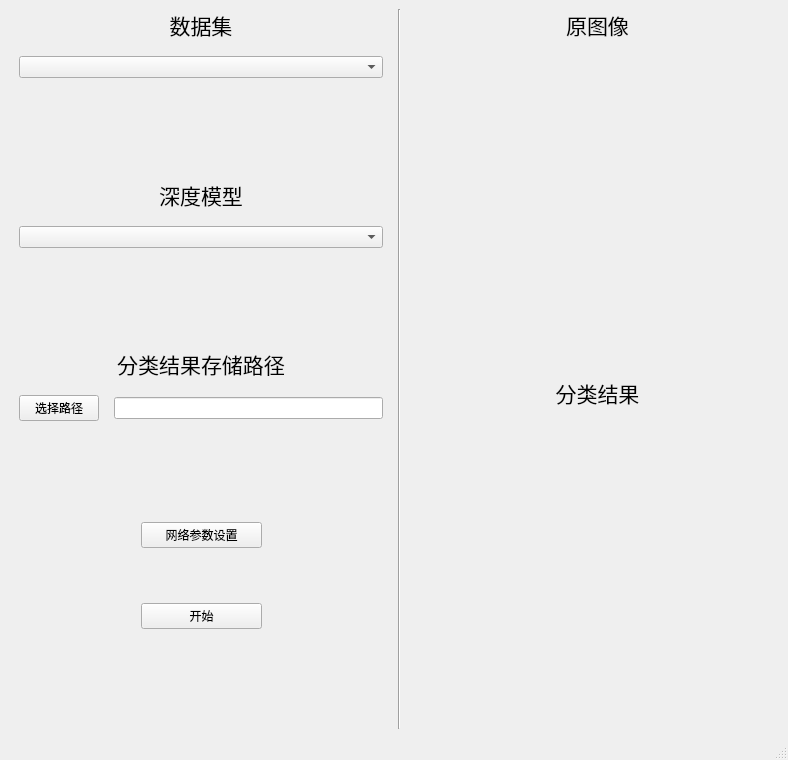
<?xml version="1.0" encoding="UTF-8"?>
<ui version="4.0">
 <class>MainWindow</class>
 <widget class="QMainWindow" name="MainWindow">
  <property name="geometry">
   <rect>
    <x>0</x>
    <y>0</y>
    <width>788</width>
    <height>760</height>
   </rect>
  </property>
  <property name="windowTitle">
   <string>MainWindow</string>
  </property>
  <widget class="QWidget" name="centralwidget">
   <layout class="QGridLayout" name="gridLayout">
    <item row="0" column="0">
     <layout class="QHBoxLayout" name="horizontalLayout_2">
      <property name="spacing">
       <number>15</number>
      </property>
      <property name="leftMargin">
       <number>10</number>
      </property>
      <item>
       <layout class="QVBoxLayout" name="verticalLayout_2">
        <item>
         <layout class="QVBoxLayout" name="verticalLayout">
          <item>
           <widget class="QLabel" name="label">
            <property name="text">
             <string>&lt;html&gt;&lt;head/&gt;&lt;body&gt;&lt;p align=&quot;center&quot;&gt;&lt;span style=&quot; font-size:16pt;&quot;&gt;数据集&lt;/span&gt;&lt;/p&gt;&lt;/body&gt;&lt;/html&gt;</string>
            </property>
           </widget>
          </item>
          <item>
           <widget class="QComboBox" name="comboBox_1">
            <property name="sizePolicy">
             <sizepolicy hsizetype="Preferred" vsizetype="Fixed">
              <horstretch>0</horstretch>
              <verstretch>0</verstretch>
             </sizepolicy>
            </property>
            <property name="maximumSize">
             <size>
              <width>16777215</width>
              <height>30</height>
             </size>
            </property>
            <item>
             <property name="text">
              <string/>
             </property>
            </item>
            <item>
             <property name="text">
              <string>IN</string>
             </property>
            </item>
            <item>
             <property name="text">
              <string>UP</string>
             </property>
            </item>
            <item>
             <property name="text">
              <string>PC</string>
             </property>
            </item>
            <item>
             <property name="text">
              <string>SV</string>
             </property>
            </item>
            <item>
             <property name="text">
              <string>KSC</string>
             </property>
            </item>
            <item>
             <property name="text">
              <string>BS</string>
             </property>
            </item>
           </widget>
          </item>
          <item>
           <spacer name="verticalSpacer_5">
            <property name="orientation">
             <enum>Qt::Vertical</enum>
            </property>
            <property name="sizeHint" stdset="0">
             <size>
              <width>20</width>
              <height>40</height>
             </size>
            </property>
           </spacer>
          </item>
          <item>
           <widget class="QLabel" name="label_2">
            <property name="text">
             <string>&lt;html&gt;&lt;head/&gt;&lt;body&gt;&lt;p align=&quot;center&quot;&gt;&lt;span style=&quot; font-size:16pt;&quot;&gt;深度模型&lt;/span&gt;&lt;/p&gt;&lt;/body&gt;&lt;/html&gt;</string>
            </property>
           </widget>
          </item>
          <item>
           <widget class="QComboBox" name="comboBox_2">
            <property name="maximumSize">
             <size>
              <width>16777215</width>
              <height>30</height>
             </size>
            </property>
            <item>
             <property name="text">
              <string/>
             </property>
            </item>
            <item>
             <property name="text">
              <string>CDCNN</string>
             </property>
            </item>
            <item>
             <property name="text">
              <string>DBDA</string>
             </property>
            </item>
            <item>
             <property name="text">
              <string>DBMA</string>
             </property>
            </item>
            <item>
             <property name="text">
              <string>FDSSC</string>
             </property>
            </item>
            <item>
             <property name="text">
              <string>SSRN</string>
             </property>
            </item>
           </widget>
          </item>
          <item>
           <spacer name="verticalSpacer_4">
            <property name="orientation">
             <enum>Qt::Vertical</enum>
            </property>
            <property name="sizeHint" stdset="0">
             <size>
              <width>20</width>
              <height>40</height>
             </size>
            </property>
           </spacer>
          </item>
          <item>
           <widget class="QLabel" name="label_3">
            <property name="text">
             <string>&lt;html&gt;&lt;head/&gt;&lt;body&gt;&lt;p align=&quot;center&quot;&gt;&lt;span style=&quot; font-size:16pt;&quot;&gt;分类结果存储路径&lt;/span&gt;&lt;/p&gt;&lt;/body&gt;&lt;/html&gt;</string>
            </property>
           </widget>
          </item>
          <item>
           <layout class="QHBoxLayout" name="horizontalLayout_3">
            <item>
             <widget class="QPushButton" name="pushButton">
              <property name="text">
               <string>选择路径</string>
              </property>
             </widget>
            </item>
            <item>
             <widget class="QLineEdit" name="lineEdit"/>
            </item>
           </layout>
          </item>
          <item>
           <spacer name="verticalSpacer_3">
            <property name="orientation">
             <enum>Qt::Vertical</enum>
            </property>
            <property name="sizeHint" stdset="0">
             <size>
              <width>20</width>
              <height>40</height>
             </size>
            </property>
           </spacer>
          </item>
          <item>
           <layout class="QHBoxLayout" name="horizontalLayout_4">
            <item>
             <spacer name="horizontalSpacer_4">
              <property name="orientation">
               <enum>Qt::Horizontal</enum>
              </property>
              <property name="sizeHint" stdset="0">
               <size>
                <width>40</width>
                <height>20</height>
               </size>
              </property>
             </spacer>
            </item>
            <item>
             <widget class="QPushButton" name="setting_btn">
              <property name="minimumSize">
               <size>
                <width>121</width>
                <height>0</height>
               </size>
              </property>
              <property name="text">
               <string>网络参数设置</string>
              </property>
             </widget>
            </item>
            <item>
             <spacer name="horizontalSpacer_3">
              <property name="orientation">
               <enum>Qt::Horizontal</enum>
              </property>
              <property name="sizeHint" stdset="0">
               <size>
                <width>40</width>
                <height>20</height>
               </size>
              </property>
             </spacer>
            </item>
           </layout>
          </item>
         </layout>
        </item>
        <item>
         <spacer name="verticalSpacer">
          <property name="orientation">
           <enum>Qt::Vertical</enum>
          </property>
          <property name="sizeType">
           <enum>QSizePolicy::Fixed</enum>
          </property>
          <property name="sizeHint" stdset="0">
           <size>
            <width>20</width>
            <height>40</height>
           </size>
          </property>
         </spacer>
        </item>
        <item>
         <layout class="QHBoxLayout" name="horizontalLayout">
          <item>
           <spacer name="horizontalSpacer">
            <property name="orientation">
             <enum>Qt::Horizontal</enum>
            </property>
            <property name="sizeHint" stdset="0">
             <size>
              <width>40</width>
              <height>20</height>
             </size>
            </property>
           </spacer>
          </item>
          <item>
           <widget class="QPushButton" name="pushButton_start">
            <property name="minimumSize">
             <size>
              <width>121</width>
              <height>0</height>
             </size>
            </property>
            <property name="text">
             <string>开始</string>
            </property>
           </widget>
          </item>
          <item>
           <spacer name="horizontalSpacer_2">
            <property name="orientation">
             <enum>Qt::Horizontal</enum>
            </property>
            <property name="sizeHint" stdset="0">
             <size>
              <width>40</width>
              <height>20</height>
             </size>
            </property>
           </spacer>
          </item>
         </layout>
        </item>
        <item>
         <spacer name="verticalSpacer_2">
          <property name="orientation">
           <enum>Qt::Vertical</enum>
          </property>
          <property name="sizeType">
           <enum>QSizePolicy::Fixed</enum>
          </property>
          <property name="sizeHint" stdset="0">
           <size>
            <width>20</width>
            <height>100</height>
           </size>
          </property>
         </spacer>
        </item>
       </layout>
      </item>
      <item>
       <widget class="Line" name="line">
        <property name="orientation">
         <enum>Qt::Vertical</enum>
        </property>
       </widget>
      </item>
      <item>
       <layout class="QVBoxLayout" name="verticalLayout_3">
        <item>
         <widget class="QLabel" name="label_4">
          <property name="text">
           <string>&lt;html&gt;&lt;head/&gt;&lt;body&gt;&lt;p align=&quot;center&quot;&gt;&lt;span style=&quot; font-size:16pt;&quot;&gt;原图像&lt;/span&gt;&lt;/p&gt;&lt;/body&gt;&lt;/html&gt;</string>
          </property>
         </widget>
        </item>
        <item>
         <widget class="ShowImgWidget" name="widget" native="true">
          <property name="sizePolicy">
           <sizepolicy hsizetype="Expanding" vsizetype="Expanding">
            <horstretch>0</horstretch>
            <verstretch>0</verstretch>
           </sizepolicy>
          </property>
         </widget>
        </item>
        <item>
         <widget class="QLabel" name="label_5">
          <property name="minimumSize">
           <size>
            <width>0</width>
            <height>0</height>
           </size>
          </property>
          <property name="text">
           <string>&lt;html&gt;&lt;head/&gt;&lt;body&gt;&lt;p align=&quot;center&quot;&gt;&lt;span style=&quot; font-size:16pt;&quot;&gt;分类结果&lt;/span&gt;&lt;/p&gt;&lt;/body&gt;&lt;/html&gt;</string>
          </property>
         </widget>
        </item>
        <item>
         <widget class="ShowImgWidget" name="widget_2" native="true">
          <property name="sizePolicy">
           <sizepolicy hsizetype="Expanding" vsizetype="Expanding">
            <horstretch>0</horstretch>
            <verstretch>0</verstretch>
           </sizepolicy>
          </property>
         </widget>
        </item>
       </layout>
      </item>
     </layout>
    </item>
   </layout>
  </widget>
  <widget class="QMenuBar" name="menubar">
   <property name="geometry">
    <rect>
     <x>0</x>
     <y>0</y>
     <width>788</width>
     <height>22</height>
    </rect>
   </property>
  </widget>
  <widget class="QStatusBar" name="statusbar"/>
 </widget>
 <customwidgets>
  <customwidget>
   <class>ShowImgWidget</class>
   <extends>QWidget</extends>
   <header>showimage.showimgwidget</header>
   <container>1</container>
  </customwidget>
 </customwidgets>
 <resources/>
 <connections/>
</ui>
